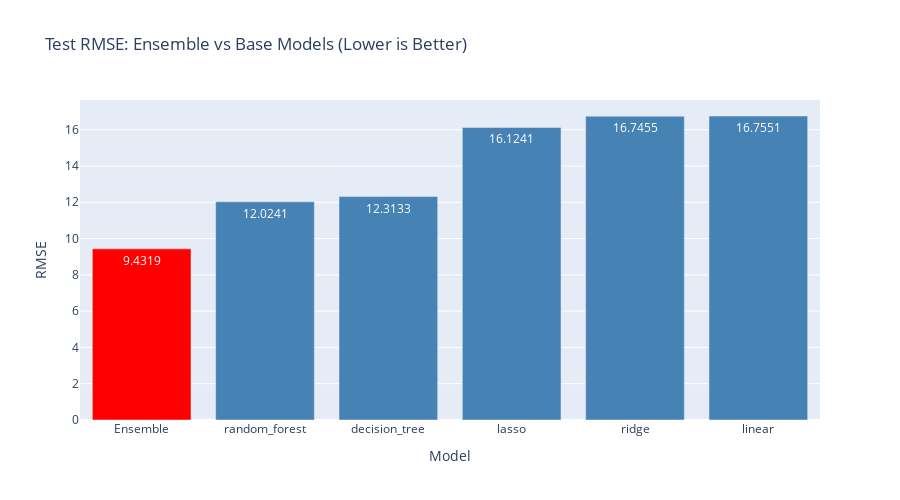

Notebook code cell kept with this figure:
### Code cell
# Visualize comparison
fig = go.Figure()

# Highlight ensemble
colors = ['red' if model == 'Ensemble' else 'steelblue' 
          for model in comparison['model']]

fig.add_trace(go.Bar(
    x=comparison['model'],
    y=comparison['rmse'],
    marker_color=colors,
    text=comparison['rmse'].apply(lambda x: f"{x:.4f}"),
    textposition='auto'
))

fig.update_layout(
    title="Test RMSE: Ensemble vs Base Models (Lower is Better)",
    xaxis_title="Model",
    yaxis_title="RMSE",
    height=500,
    showlegend=False
)

fig.show()

print("\n📊 Red bar = Ensemble")

### Figure 1 — Plotly figure (JSON) as saved in the notebook; plotly's stock layout.template omitted (floating-point values rounded to 4 significant figures)
{"data": [{"marker": {"color": ["red", "steelblue", "steelblue", "steelblue", "steelblue", "steelblue"]}, "text": ["9.4319", "12.0241", "12.3133", "16.1241", "16.7455", "16.7551"], "textposition": "auto", "type": "bar", "x": ["Ensemble", "random_forest", "decision_tree", "lasso", "ridge", "linear"], "y": [9.432, 12.02, 12.31, 16.12, 16.75, 16.76]}], "layout": {"height": 500, "showlegend": false, "title": {"text": "Test RMSE: Ensemble vs Base Models (Lower is Better)"}, "xaxis": {"title": {"text": "Model"}}, "yaxis": {"title": {"text": "RMSE"}}}}
